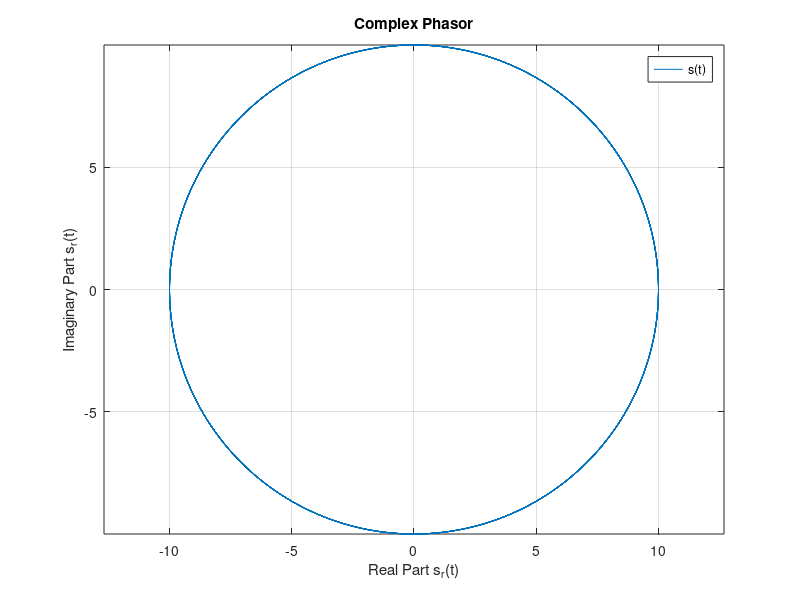
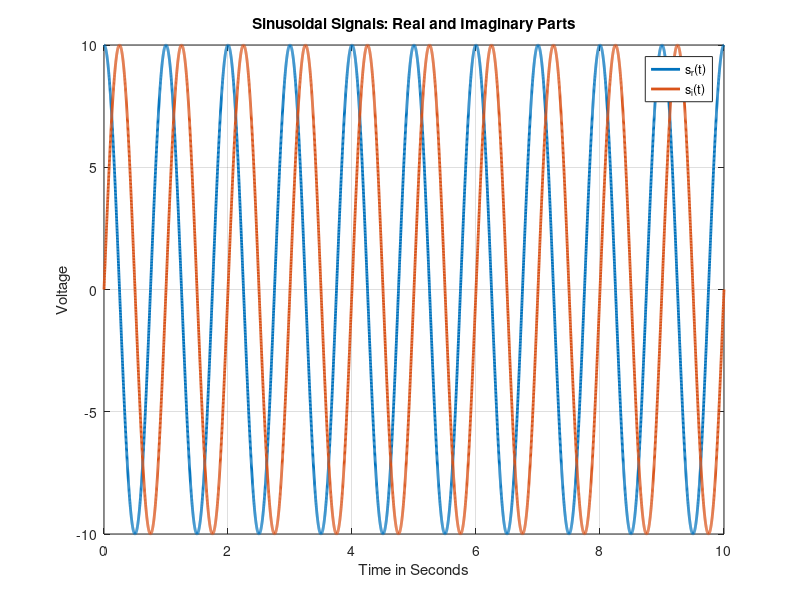

Write MATLAB code to recreate these figures, in order.
clearvars; close all;

Tsample = 0.001; %sample duration in seconds
Ttotal = 10; %total simulated time in seconds
Nsamples = Ttotal/Tsample; %number of simulated samples
% this generates time from 0 seconds to Ttotal seconds 
% in steps of Tsample seconds
% do a web search on Matlab linspace, or type >> help linspace
% to understand what linspace does
t = linspace(0,Ttotal,Nsamples); 
f = 1; %frequency in Hertz = 1/Tcycle
phaseAngle = 2*pi*f*t; 
amplitude = 10;
s = amplitude*exp(1i*phaseAngle); %this is the complex phasor
sr = real(s); %this is cos(phaseAngle)
si = imag(s); %this is sin(phaseAngle)

%% plot the complex phasor in complex-number plane
figure(1); plot(s); axis equal; grid 
title('Complex Phasor')
legend('s(t)'); xlabel('Real Part s_r(t)'); 
ylabel('Imaginary Part s_r(t)');
% plot sinusoids as function of time
figure(2); plot(t,[sr; si],'linewidth',2); grid; 
title('Sinusoidal Signals: Real and Imaginary Parts')
legend('s_r(t)','s_i(t)'); 
xlabel('Time in Seconds'); ylabel('Voltage');
